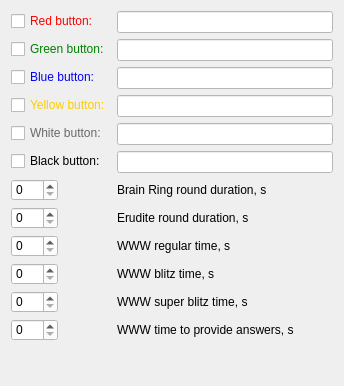
              <widget class="QWidget" name="scrollAreaWidgetContents">
               <property name="geometry">
                <rect>
                 <x>0</x>
                 <y>0</y>
                 <width>344</width>
                 <height>386</height>
                </rect>
               </property>
               <layout class="QVBoxLayout" name="verticalLayout_15">
                <item>
                 <layout class="QFormLayout" name="formLayout">
                  <item row="0" column="0">
                   <widget class="QCheckBox" name="red_player_check_box">
                    <property name="styleSheet">
                     <string notr="true">QCheckBox {
    color: red;
}</string>
                    </property>
                    <property name="text">
                     <string>Red button:</string>
                    </property>
                   </widget>
                  </item>
                  <item row="0" column="1">
                   <widget class="QLineEdit" name="red_player_set_team_name_line_edit">
                    <property name="styleSheet">
                     <string notr="true">background: white;</string>
                    </property>
                    <property name="inputMask">
                     <string/>
                    </property>
                    <property name="text">
                     <string/>
                    </property>
                   </widget>
                  </item>
                  <item row="1" column="0">
                   <widget class="QCheckBox" name="green_player_check_box">
                    <property name="styleSheet">
                     <string notr="true">QCheckBox {
    color: green;
}</string>
                    </property>
                    <property name="text">
                     <string>Green button:</string>
                    </property>
                   </widget>
                  </item>
                  <item row="1" column="1">
                   <widget class="QLineEdit" name="green_player_set_team_name_line_edit">
                    <property name="styleSheet">
                     <string notr="true">background: white;</string>
                    </property>
                   </widget>
                  </item>
                  <item row="2" column="0">
                   <widget class="QCheckBox" name="blue_player_check_box">
                    <property name="styleSheet">
                     <string notr="true">QCheckBox {
    color: blue;
}</string>
                    </property>
                    <property name="text">
                     <string>Blue button:</string>
                    </property>
                   </widget>
                  </item>
                  <item row="2" column="1">
                   <widget class="QLineEdit" name="blue_player_set_team_name_line_edit">
                    <property name="styleSheet">
                     <string notr="true">background: white;</string>
                    </property>
                   </widget>
                  </item>
                  <item row="3" column="0">
                   <widget class="QCheckBox" name="yellow_player_check_box">
                    <property name="styleSheet">
                     <string notr="true">QCheckBox {
    color:  #ffcc00;
}</string>
                    </property>
                    <property name="text">
                     <string>Yellow button:</string>
                    </property>
                   </widget>
                  </item>
                  <item row="3" column="1">
                   <widget class="QLineEdit" name="yellow_player_set_team_name_line_edit">
                    <property name="styleSheet">
                     <string notr="true">background: white;</string>
                    </property>
                   </widget>
                  </item>
                  <item row="4" column="0">
                   <widget class="QCheckBox" name="white_player_check_box">
                    <property name="styleSheet">
                     <string notr="true"> color:  #696969;</string>
                    </property>
                    <property name="text">
                     <string>White button:</string>
                    </property>
                   </widget>
                  </item>
                  <item row="4" column="1">
                   <widget class="QLineEdit" name="white_player_set_team_name_line_edit">
                    <property name="styleSheet">
                     <string notr="true">background: white;</string>
                    </property>
                   </widget>
                  </item>
                  <item row="5" column="0">
                   <widget class="QCheckBox" name="black_player_check_box">
                    <property name="text">
                     <string>Black button:</string>
                    </property>
                   </widget>
                  </item>
                  <item row="5" column="1">
                   <widget class="QLineEdit" name="black_player_set_team_name_line_edit">
                    <property name="styleSheet">
                     <string notr="true">background: white;</string>
                    </property>
                   </widget>
                  </item>
                  <item row="6" column="0">
                   <widget class="QSpinBox" name="brain_ring_round_duration_spin_box">
                    <property name="styleSheet">
                     <string notr="true">background: white;</string>
                    </property>
                    <property name="maximum">
                     <number>999</number>
                    </property>
                   </widget>
                  </item>
                  <item row="6" column="1">
                   <widget class="QLabel" name="brain_ring_round_time_setting_label">
                    <property name="text">
                     <string>Brain Ring round duration, s</string>
                    </property>
                   </widget>
                  </item>
                  <item row="7" column="0">
                   <widget class="QSpinBox" name="erudite_round_duration_spin_box">
                    <property name="styleSheet">
                     <string notr="true">background: white;</string>
                    </property>
                    <property name="maximum">
                     <number>999</number>
                    </property>
                   </widget>
                  </item>
                  <item row="7" column="1">
                   <widget class="QLabel" name="erudite_round_time_setting_label">
                    <property name="text">
                     <string>Erudite round duration, s</string>
                    </property>
                   </widget>
                  </item>
                  <item row="8" column="1">
                   <widget class="QLabel" name="www_regular_time_setting_label">
                    <property name="text">
                     <string>WWW regular time, s</string>
                    </property>
                   </widget>
                  </item>
                  <item row="8" column="0">
                   <widget class="QSpinBox" name="www_regular_time_spin_box">
                    <property name="styleSheet">
                     <string notr="true">background: white;</string>
                    </property>
                    <property name="maximum">
                     <number>999</number>
                    </property>
                   </widget>
                  </item>
                  <item row="9" column="1">
                   <widget class="QLabel" name="www_blitz_time_setting_label">
                    <property name="text">
                     <string>WWW blitz time, s</string>
                    </property>
                   </widget>
                  </item>
                  <item row="9" column="0">
                   <widget class="QSpinBox" name="www_blitz_time_spin_box">
                    <property name="styleSheet">
                     <string notr="true">background: white;</string>
                    </property>
                    <property name="maximum">
                     <number>999</number>
                    </property>
                   </widget>
                  </item>
                  <item row="10" column="1">
                   <widget class="QLabel" name="www_super_blitz_time_setting_label">
                    <property name="text">
                     <string>WWW super blitz time, s</string>
                    </property>
                   </widget>
                  </item>
                  <item row="10" column="0">
                   <widget class="QSpinBox" name="www_super_blitz_time_spin_box">
                    <property name="styleSheet">
                     <string notr="true">background: white;</string>
                    </property>
                    <property name="maximum">
                     <number>999</number>
                    </property>
                   </widget>
                  </item>
                  <item row="11" column="1">
                   <widget class="QLabel" name="www_time_to_provide_answers_setting_label">
                    <property name="text">
                     <string>WWW time to provide answers, s</string>
                    </property>
                   </widget>
                  </item>
                  <item row="11" column="0">
                   <widget class="QSpinBox" name="www_time_to_provide_answers_spin_box">
                    <property name="styleSheet">
                     <string notr="true">background: white;</string>
                    </property>
                    <property name="maximum">
                     <number>999</number>
                    </property>
                   </widget>
                  </item>
                 </layout>
                </item>
               </layout>
              </widget>
